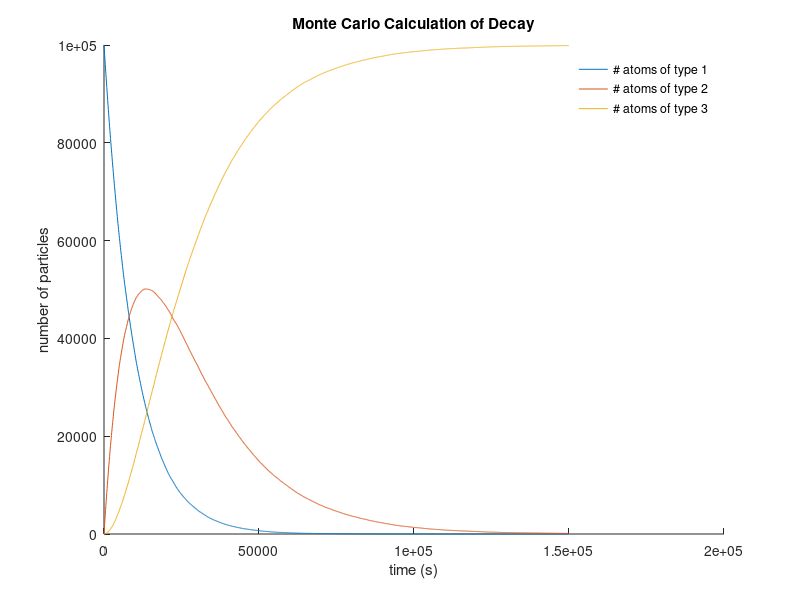

MATLAB code for this plot:
% mpDecay.m

N0 = 1e5;  % initial number of atoms
lambda1 = 0.0001; %decays/s
lambda2 = 0.00005;
dt = 100; % time step (in seconds)
M = 1500; % total number of time steps
t = 0:dt:(M-1)*dt; % time series
p1 = lambda1*dt;  % probability of having a decay in the time dt
p2 = lambda2*dt;
% Define the array that will be populated with the number of atoms at each
% time step
N1 = zeros(M,1); N2 = zeros(M,1); N3 = zeros(M, 1); 
N1(1) = N0;
N_1 = zeros(M,1); N_2 = zeros(M,1); N_3 = zeros(M,1);
N_1(2)=N0;
N_1 = N0*exp(-lambda1*(t));
N_2 = N0*(lambda1/(lambda1-lambda2))*(exp(-lambda2*t)-exp(-lambda1*t));
N_3 = ((N0)/(lambda1-lambda2))*(lambda2*exp(-lambda1*(t))-lambda1*exp(-lambda2*(t)+(lambda1-lambda2)));
% for k=2:M
% N_1(k) = N_1(k-1);
% N_2(k) = N_2(k-1) + n_decaysN1toN2 - n_decaysN2toN3;
% N_3(k) = N_3(k-1) + n_decaysN2toN3;
% N_1 = N0*exp(-lambda1*(t));
% N_2 = N0*(lambda1/(lambda1-lambda2))*(exp(-lambda2*t)-exp(-lambda1*t));
% N_3 = ((N0)/(lambda1-lambda2))*(lambda2*exp(-lambda1*(t))-lambda1*exp(-lambda2*(t)+(lambda1-lambda2)));
% end
% figure(2)
% plot(t, [N_1, N_2, N_3]), box off
% legend({'# atoms of type 1', '# atoms of type 2', '#atoms of type 3'})
% title('Analytical Calculation of decay')
% xlabel('time')
% ylabel('number of particles')
% legend boxoff
% tic
for j=2:M
    n_decaysN1toN2 = nnz(rand(N1(j-1),1) <= p1);
    n_decaysN2toN3 = nnz(rand(N2(j-1),1) <= p2);
      N1(j) = N1(j-1) - n_decaysN1toN2; % number of type 1 atoms that are left
      N2(j) = N2(j-1) + n_decaysN1toN2 - n_decaysN2toN3;
      N3(j) = N3(j-1) + n_decaysN2toN3;
end

figure(1)
plot(t, [N1, N2, N3]), box off
legend({'# atoms of type 1', '# atoms of type 2', '# atoms of type 3'})
title('Monte Carlo Calculation of Decay')
xlabel('time (s)')
ylabel('number of particles')
legend boxoff
